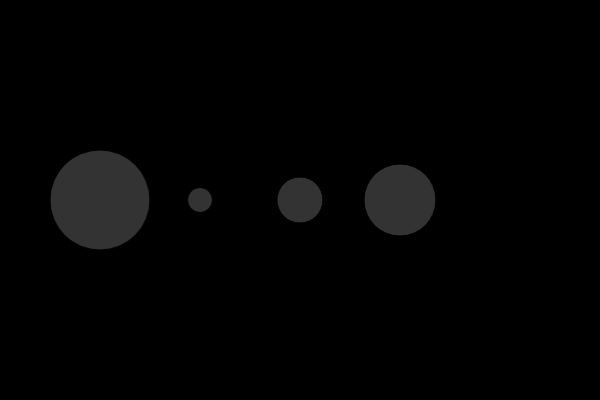
Frame 1 (no input)
Frame 60 (no input): identical to frame 1, image omitted
Frame 120 (the mouse pressed at the canvas centre since frame 60): identical to frame 1, image omitted

The p5.js sketch that drew this single still picture (run headless with seeded random() and noise() and a simulated clock; from frame 60 on, the mouse is pressed at the canvas centre):

// p5.js sketch
// ── sketch.js
let nums = [100, 25, 46, 72];

let num = 23;

function setup () {
  createCanvas (600, 400);
}

function draw () {
  background (0);

  for(let i = 0; i < nums.length; i++){
    // stroke(255);
    // noFill();
    // ellipse (100, 200, nums[i], num[i]);
    fill(51);
    ellipse (i*100+100, 200, nums[i], num[i]);
  }

  // ellipse (100, 200, nums[0], num[0]);
  // ellipse (200, 200, nums[1], num[1]);
  // ellipse (300, 200, nums[2], num[2]);
  // ellipse (400, 200, nums[3], num[3]);
}
